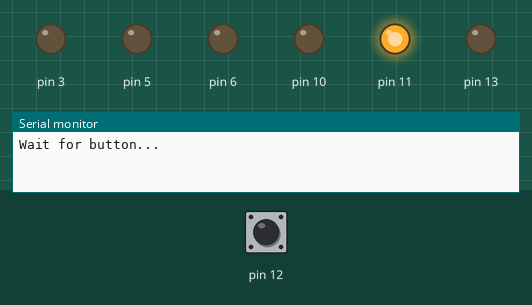
A sketch run on a simulated Arduino Uno, built with avr-gcc and run on an emulated ATmega328P. On the bench: output pins drawn as LEDs (lit = HIGH), the last lines printed to the serial monitor. Inputs (shaded band) come from the test bench; at power-on: pin 12 HIGH.

Above: at 1.4 s.
1.5 s: pin 12 pulled LOW for 0.15 s
At 2.9 s:
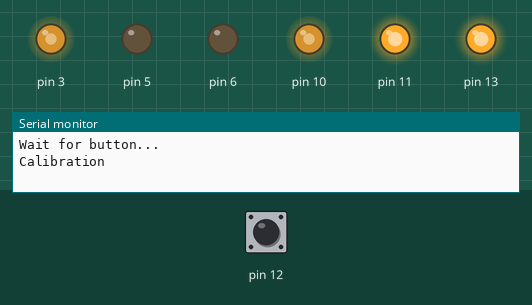
Timing chart, 0 to 5.5 s (numbered marks = the images above; inputs shaded):
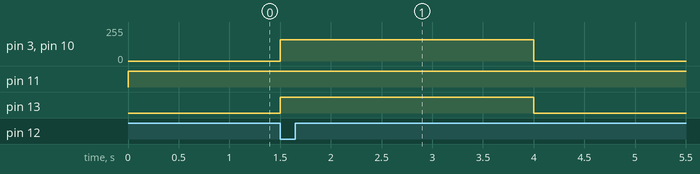

The sketch:

ROBOT.ino
```cpp
#include <QTRSensors.h>
#define NUM_SENSORS             8  // number of sensors used
#define NUM_SAMPLES_PER_SENSOR  4  // average 4 analog samples per sensor reading

#define KP 0.1
#define KD -0.05

#define MAX_SPEED 100
#define MIN_SPEED -10
#define DEF_SPEED 100

QTRSensorsAnalog qtra(
(unsigned char[]) {
  0, 1, 2, 3, 4, 5, 6, 7
},
NUM_SENSORS, NUM_SAMPLES_PER_SENSOR
);

unsigned int sensors[NUM_SENSORS];
unsigned int sensorValues[NUM_SENSORS];
int lspeed = 0;
int rspeed = 0;
int lasterror = 0;
bool crossroud = false;
int crosscounter = 0;

void setup()
{
  Serial.begin(9600);
  pinMode(3, OUTPUT); //Левое назад
  pinMode(5, OUTPUT); //Левое вперед
  pinMode(6, OUTPUT); //правое назад
  pinMode(10, OUTPUT); //правое вперед
  pinMode(12, INPUT_PULLUP);
  pinMode(11, OUTPUT);
  digitalWrite(11, 1);

  delay(500);
  Serial.begin(9600);
  Serial.println("Wait for button...");

  while (digitalRead(12) != 0)
    delay(50);

  pinMode(13, OUTPUT);
  analogWrite(3, 160);
  analogWrite(10, 160);
  digitalWrite(13, HIGH);
  Serial.println("Calibration");
  for (int i = 0; i < 100; i++)
  {
    qtra.calibrate();
  }
  digitalWrite(13, LOW);
  digitalWrite(3, LOW);
  digitalWrite(10, LOW);

  for (int i = 0; i < NUM_SENSORS; i++)
  {
    Serial.print(qtra.calibratedMinimumOn[i]);
    Serial.print(' ');
  }
  Serial.println();

  for (int i = 0; i < NUM_SENSORS; i++)
  {
    Serial.print(qtra.calibratedMaximumOn[i]);
    Serial.print(' ');
  }

  Serial.println();
  Serial.println();
  Serial.println("Wait for button...");

  while (digitalRead(12) != 0)
    delay(50);
}

void printline() {
  int position = qtra.readLine(sensors);
  int error = position - 500 * (NUM_SENSORS - 1);
  double correction = (double)KP * (double)error + (double)KD * ((double)lasterror - (double)error);
  lasterror = error;
  //  Serial.print (correction);
}

void chek_crossroad() {
  /*
    for (int i = 0; i < NUM_SENSORS; i++) {
    Serial.print(sensors[i]);
    Serial.print(" ");
    }
    Serial.println();
  */
  if (!crossroud) {
    if ((sensors[0] > 850) && (sensors[7] > 850)) {
      Serial.println("CrossRoad");
      crosscounter++;
      crossroud = true;
    }
  }
  else {
    if ((sensors[0] < 850) && (sensors[7] < 850)) {
      crossroud = false;
    }
  }
  /*
    Serial.print("crosscounter");
    Serial.println(crosscounter);
  */
}

void linefolov() {
  int position = qtra.readLine(sensors);
  int error = position - 500 * (NUM_SENSORS - 1);
  double correction = (double)KP * (double)error + (double)KD * ((double)lasterror - (double)error);
  lasterror = error;
  rspeed = speedclien(DEF_SPEED - correction);
  lspeed = speedclien(DEF_SPEED + correction);
  /*
    Serial.print(position);
    Serial.print(" -- ");
    Serial.print(error);
    Serial.print(" -- ");
    Serial.print(correction);
    Serial.print(" -- ");
    Serial.print(lspeed);
    Serial.print("  ");
    Serial.print(rspeed);
    Serial.print("  ");
    Serial.println();
  */
  //  return;

  if (rspeed > 0) {
    digitalWrite(6, 0);
    analogWrite(10, rspeed);
  } else {
    digitalWrite(10, 0);
    analogWrite(6, -rspeed);
  }
  if (lspeed > 0) {
    digitalWrite(3, 0);
    analogWrite(5, lspeed);
  } else {
    digitalWrite(5, 0);
    analogWrite(3, -lspeed);
  }
}

int speedclien(int sp) {
  if (sp > MAX_SPEED) {
    sp = MAX_SPEED;
  }
  if (sp < MIN_SPEED) {
    sp = MIN_SPEED;
  }
  return sp;
}

void stopm() {
  digitalWrite(3, 0);
  digitalWrite(10, 0);
  digitalWrite(5, 0);
  digitalWrite(6, 0);
}

void moveFwd(int cnt) {
  crosscounter = 0;
  while (crosscounter < cnt) {
    linefolov();
    chek_crossroad();
  }
  stopm();
}
//void moveLeft() {
//  analogWrite(10, 170);
//  delay(400);
//  analogWrite(10, 0);
//}
void loop()
{
//  moveFwd(3);
//  moveLeft();
//  moveFwd(1);
//  moveLeft();
//  moveFwd(3);
//  while (1);
}
```

Measured:
- after the input at 1.5 s, pin 3, pin 10: 0/255 → 160/255 at once, → 0/255 2.5 s later; pin 13: LOW → HIGH at once, → LOW 2.5 s later
